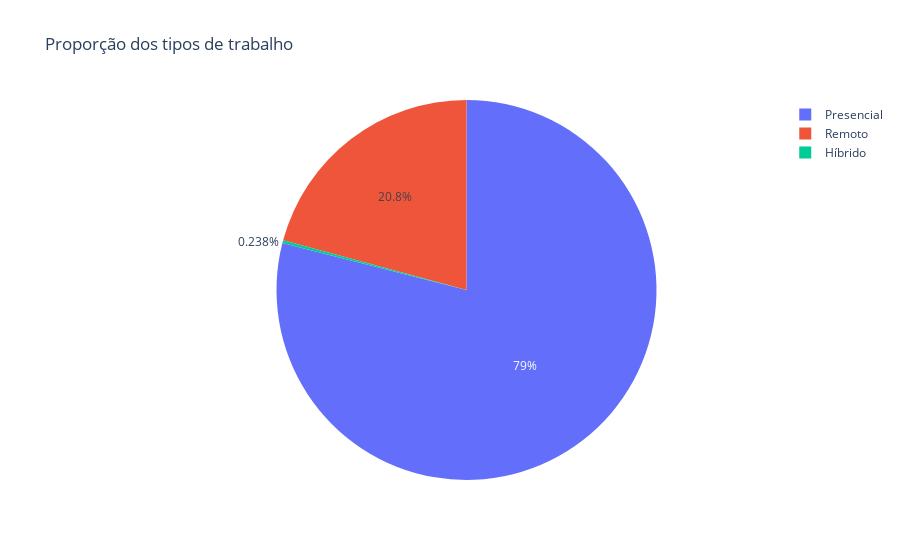

The cell this chart's notebook holds for it:
### Code cell
# Conta a quantidade de registros por tipo de trabalho
remoto_contagem = df_limpo['remoto'].value_counts().reset_index()
remoto_contagem.columns = ['tipo_trabalho', 'quantidade']

# Cria um gráfico de pizza
fig = px.pie(
    remoto_contagem,
    names='tipo_trabalho',
    values='quantidade',
    title='Proporção dos tipos de trabalho'
)

fig.show()

### Figure 1 — Plotly figure (JSON) as saved in the notebook; plotly's stock layout.template omitted (floating-point values rounded to 4 significant figures)
{"data": [{"domain": {"x": [0, 1], "y": [0, 1]}, "hovertemplate": "tipo_trabalho=%{label}<br>quantidade=%{value}<extra></extra>", "labels": ["Presencial", "Remoto", "Híbrido"], "legendgroup": "", "name": "", "showlegend": true, "type": "pie", "values": [105305, 27716, 318]}], "layout": {"legend": {"tracegroupgap": 0}, "title": {"text": "Proporção dos tipos de trabalho"}}}
